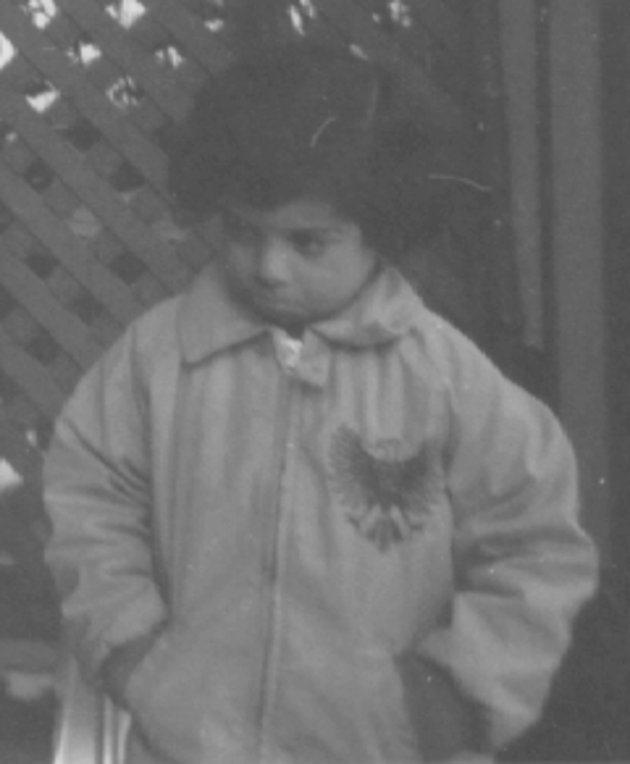
#> input picture Histogramas/a.jpg, 630 x 764 px, found by its file name
$ python ecualizacionHistograma.py
#> lines starting #> are read from the running program, lines starting #| are printed output that depends on the picture
import cv2
from matplotlib import pyplot as plt
import numpy as np

path = r'C:\Users\User\Desktop\PDI\Histogramas\a.jpg'
img = cv2.imread(path, 0) #Leemos la imagen de entrada y la guardamos en la variable img
#> img is the input picture: shape (764, 630); min 73, max 225, mean 110.3
equ = cv2.equalizeHist(img) #Realizamos la equalizacion del histograma
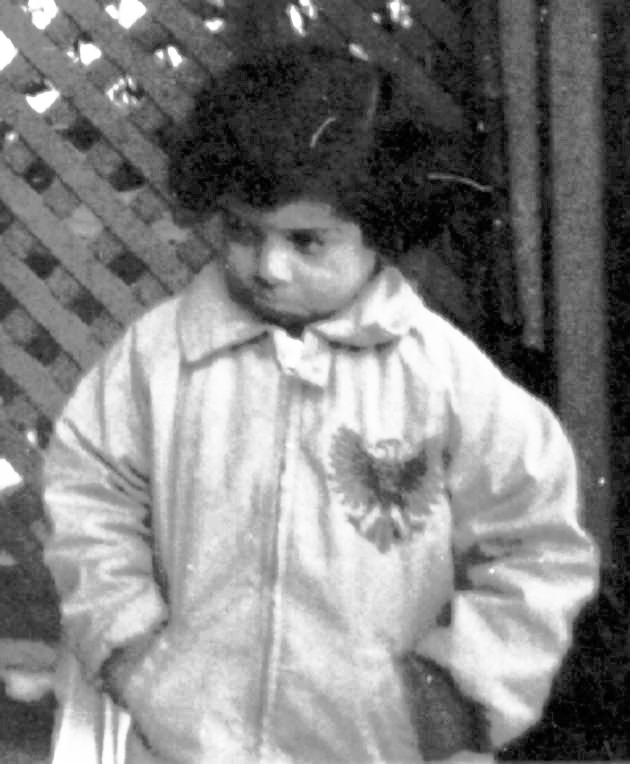
#> equ: shape (764, 630); min 0, max 255, mean 129.6

res=np.hstack((img,equ)) #Concatenamos la imagen de entrada con la imagen equalizada
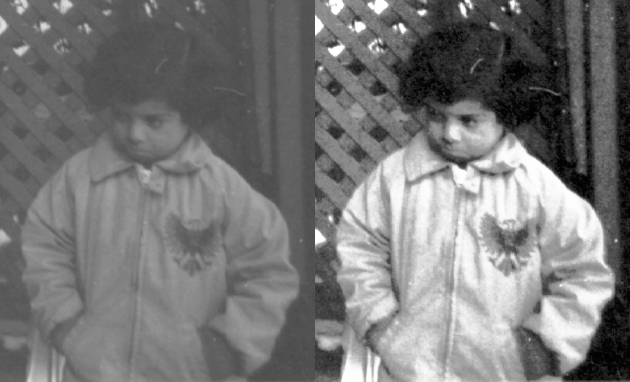
#> res: shape (764, 1260) (shown at 1/2 size); min 0, max 255, mean 119.9
cv2.namedWindow("Resultado", cv2.WINDOW_NORMAL) #Construimos nuestra ventana donde se mostrara la imagen
cv2.imshow("Resultado", res) #Mostramos la imagen concatenada
cv2.waitKey()
cv2.destroyAllWindows()

#Creamos el histograma de la imagen normal
hist, bins = np.histogram(img.flatten(), 256, [0,256])
#> hist = 256 values, max 19015 at index 83, min 0 at index 0, mean 1880.2; bins = 257 values from 0 to 256
plt.hist(img.flatten(), 256, [0,256], color = 'b')
plt.xlim([0,256])
plt.legend('H', loc= 'upper left')
plt.show()
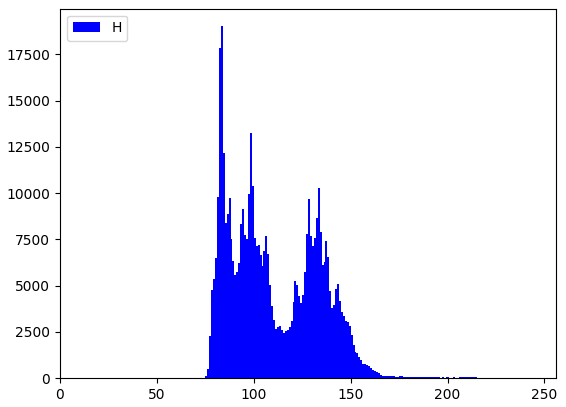
#> figure drawn by matplotlib, 1 panel; tallest bar 19015 high, from x = 83 to 84

#Creamos el histograma de la imagen equalizada
hist, bins = np.histogram(equ.flatten(), 256, [0,256])
#> hist = 256 values, max 19015 at index 35, min 0 at index 1, mean 1880.2
plt.hist(equ.flatten(), 256, [0,256], color = 'r')
plt.xlim([0,256])
plt.legend('H', loc= 'upper left')
plt.show()
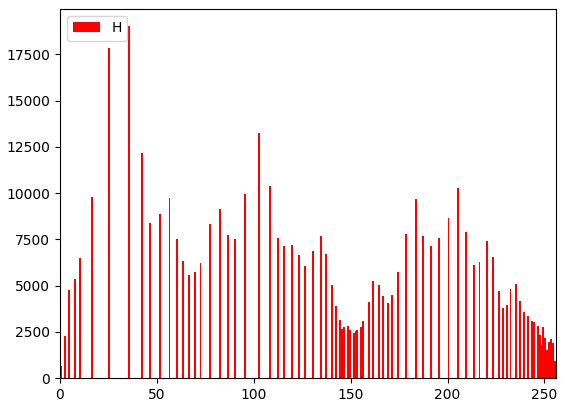
#> figure drawn by matplotlib, 1 panel; tallest bar 19015 high, from x = 35 to 36

$ run again, with Histogramas/clahe_2.jpg copied over Histogramas/a.jpg
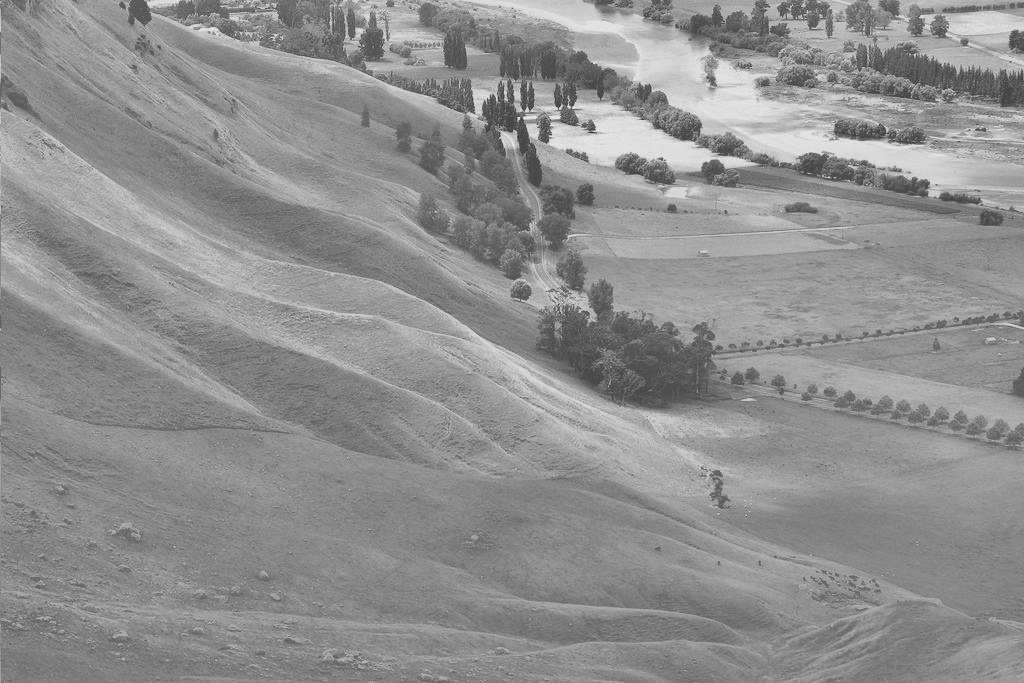
#> input picture Histogramas/clahe_2.jpg, 1024 x 683 px, found by its file name
#> img is the input picture: shape (683, 1024); min 51, max 236, mean 143.1
#> `res=np.hstack((img,equ))`:
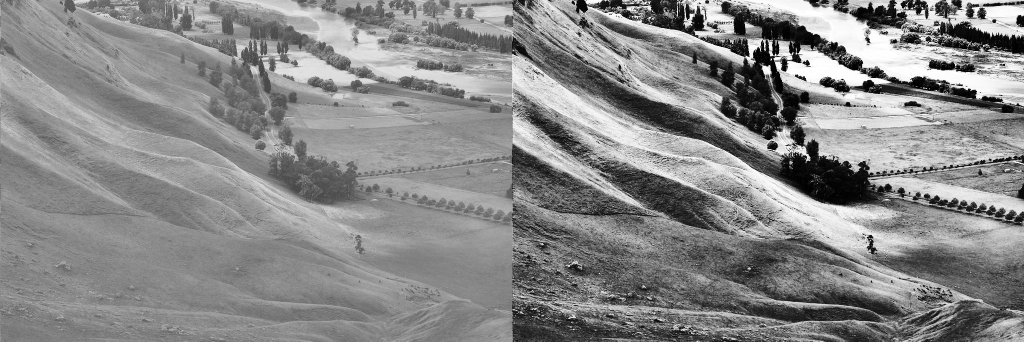
#> res: shape (683, 2048) (shown at 1/2 size); min 0, max 255, mean 136.1
#> `hist, bins = np.histogram(img.flatten(), 256, [0,256])`: hist = 256 values, max 15410 at index 136, min 0 at index 0, mean 2732; bins = 257 values from 0 to 256
#> `hist, bins = np.histogram(equ.flatten(), 256, [0,256])`: hist = 256 values, max 15410 at index 103, min 0 at index 28, mean 2732
#> `plt.show()`:
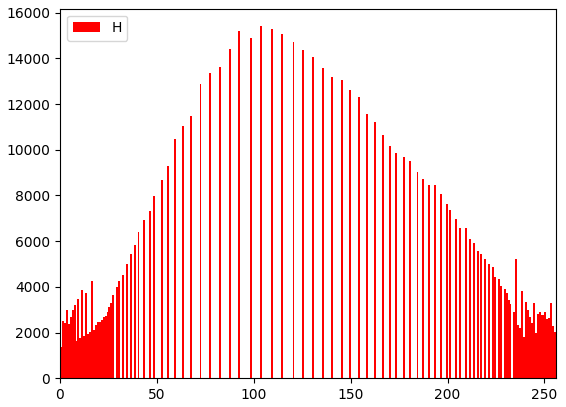
#> figure drawn by matplotlib, 1 panel; tallest bar 15410 high, from x = 103 to 104

$ run again, with Histogramas/res.png saved as Histogramas/a.jpg
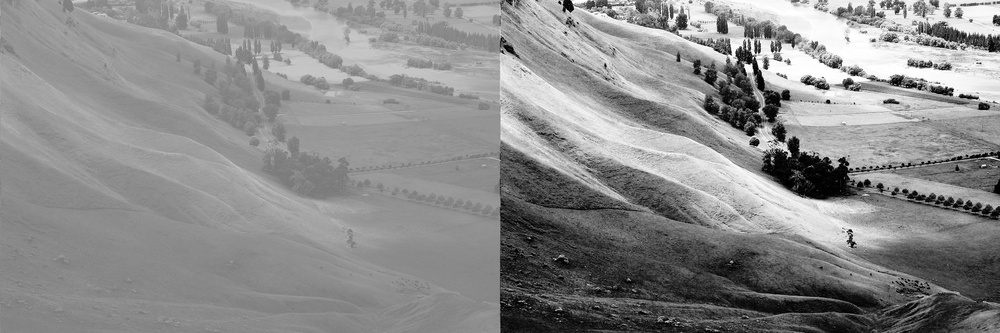
#> input picture Histogramas/res.png, 1000 x 333 px, shrunk from 2048 x 683 before the run, found by its file name
#> img is the input picture: shape (333, 1000); min 0, max 255, mean 139.3
#> `res=np.hstack((img,equ))`:
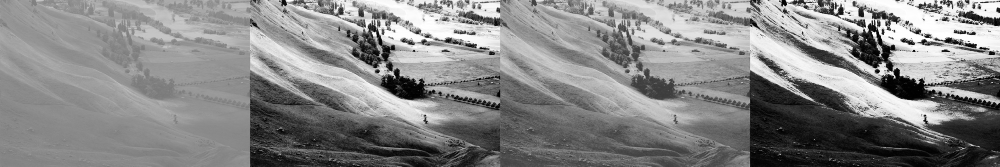
#> res: shape (333, 2000) (shown at 1/2 size); min 0, max 255, mean 133.9
#> `hist, bins = np.histogram(img.flatten(), 256, [0,256])`: hist = 256 values, max 7798 at index 137, min 330 at index 1, mean 1300.8; bins = 257 values from 0 to 256
#> `hist, bins = np.histogram(equ.flatten(), 256, [0,256])`: hist = 256 values, max 7798 at index 98, min 0 at index 65, mean 1300.8
#> `plt.show()`:
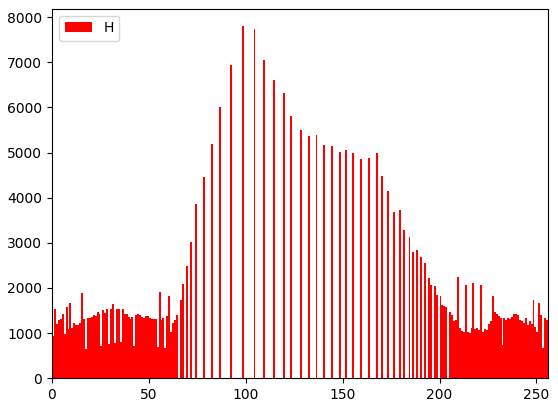
#> figure drawn by matplotlib, 1 panel; tallest bar 7798 high, from x = 98 to 99
